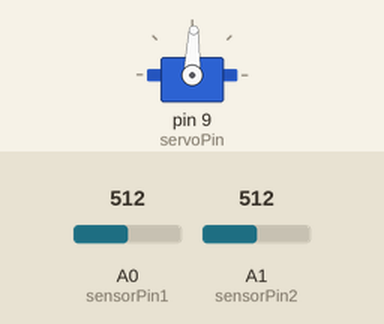
The sketch below on a simulated Arduino Uno, built with avr-gcc and run on an emulated ATmega328P. Shown: servo. The test bench sets the inputs (shaded band); at power-on: A0 (sensorPin1) = 512, A1 (sensorPin2) = 512. What the sketch prints to the serial monitor is not drawn.

Above: at 0.6 s.
Timing chart, 0 to 2.1 s (numbered marks = the images above):
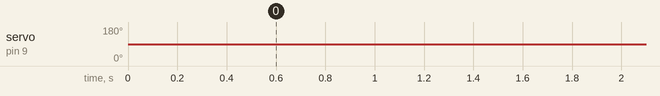

The sketch:

rod.ino
```cpp
#include <Servo.h>

Servo myservo;

const int servoPin = 9;
const int sensorPin1 = A0;
const int sensorPin2 = A1;

// 舵机控制参数
const int centerPos = 90;         // 中心位置（设定点）
int currentPos = 90;              // 当前角度
const int maxRotation = 25;       // 最大旋转角度（±25度）
const int minPos = centerPos - maxRotation;  // 最小角度 (65度)
const int maxPos = centerPos + maxRotation;  // 最大角度 (115度)

// 压力检测参数
const int baseline1 = 893;          // 左侧传感器基准值（无压力时）
const int baseline2 = 673;          // 右侧传感器基准值（无压力时）
const int pressureThreshold = 0;   // 压力阈值，根据实际传感器调整（降低阈值提高灵敏度）
bool leftPressurePrev = false;      // 左侧传感器上一次状态
bool rightPressurePrev = false;     // 右侧传感器上一次状态

// 时间控制
unsigned long lastMoveTime = 0;
const unsigned long moveInterval = 50;  // 每 50ms 移动一次

void setup() {
  Serial.begin(9600);
  myservo.attach(servoPin);
  myservo.write(currentPos);
  delay(500);  // 等待舵机初始化
}

void loop() {
  // 读取压力传感器原始值
  int rawVal1 = analogRead(sensorPin1);  // 左侧传感器原始值
  int rawVal2 = analogRead(sensorPin2);  // 右侧传感器原始值

  // 反转并校准传感器值（压力越大，数值越大）
  int val1 = baseline1 - rawVal1;  // 左侧传感器校准值
  int val2 = baseline2 - rawVal2;  // 右侧传感器校准值

  // 确保值不为负
  if (val1 < 0) val1 = 0;
  if (val2 < 0) val2 = 0;

  // 检测当前压力状态
  bool leftPressure = (val1 > pressureThreshold);
  bool rightPressure = (val2 > pressureThreshold);

  // 左侧传感器检测到压力：逆时针旋转2度（角度增加）
  if (leftPressure && !leftPressurePrev) {
    int newPos = currentPos + 2;
    if (newPos <= maxPos) {
      currentPos = newPos;
      myservo.write(currentPos);
      Serial.println("Left pressure! Rotating 2° counter-clockwise.");
    } else {
      Serial.println("Left pressure detected but max limit reached.");
    }
  }

  // 右侧传感器检测到压力：顺时针旋转4度（角度减小）
  if (rightPressure && !rightPressurePrev) {
    int newPos = currentPos - 4;
    if (newPos >= minPos) {
      currentPos = newPos;
      myservo.write(currentPos);
      Serial.println("Right pressure! Rotating 4° clockwise.");
    } else {
      Serial.println("Right pressure detected but min limit reached.");
    }
  }

  // 更新上一次状态
  leftPressurePrev = leftPressure;
  rightPressurePrev = rightPressure;

  // 打印传感器值和当前位置
  Serial.print("Left: ");
  Serial.print(val1);
  Serial.print(" | Right: ");
  Serial.print(val2);
  Serial.print(" | Pos: ");
  Serial.print(currentPos);
  Serial.print(" (");
  Serial.print(currentPos - centerPos);
  Serial.println("°)");

  delay(100);  // 延时以避免过快读取
}
```

Measured:
- by itself, servo on pin 9 (servoPin): 90° → 88° at 0.50 s
